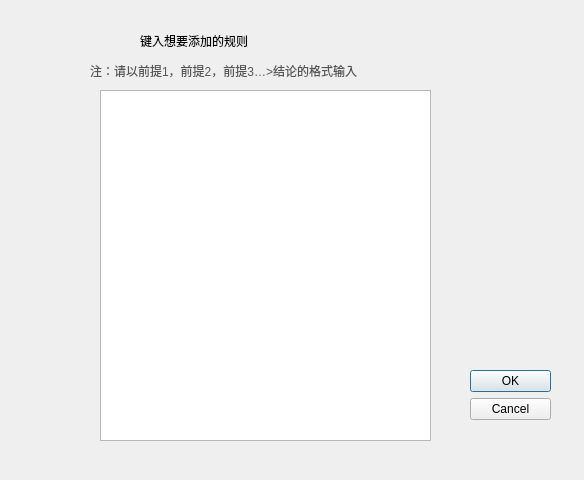
<?xml version="1.0" encoding="UTF-8"?>
<ui version="4.0">
 <class>Dialog</class>
 <widget class="QDialog" name="Dialog">
  <property name="geometry">
   <rect>
    <x>0</x>
    <y>0</y>
    <width>584</width>
    <height>480</height>
   </rect>
  </property>
  <property name="windowTitle">
   <string>Dialog</string>
  </property>
  <widget class="QDialogButtonBox" name="buttonBox">
   <property name="geometry">
    <rect>
     <x>470</x>
     <y>370</y>
     <width>81</width>
     <height>241</height>
    </rect>
   </property>
   <property name="orientation">
    <enum>Qt::Vertical</enum>
   </property>
   <property name="standardButtons">
    <set>QDialogButtonBox::Cancel|QDialogButtonBox::Ok</set>
   </property>
  </widget>
  <widget class="QLabel" name="label">
   <property name="geometry">
    <rect>
     <x>140</x>
     <y>10</y>
     <width>251</width>
     <height>61</height>
    </rect>
   </property>
   <property name="styleSheet">
    <string notr="true">font: 16pt &quot;方正颜宋简体&quot;;</string>
   </property>
   <property name="text">
    <string>键入想要添加的规则</string>
   </property>
  </widget>
  <widget class="QLabel" name="label_2">
   <property name="geometry">
    <rect>
     <x>90</x>
     <y>60</y>
     <width>351</width>
     <height>21</height>
    </rect>
   </property>
   <property name="styleSheet">
    <string notr="true">font: 9pt &quot;方正颜宋简体&quot;;
color: rgb(85, 85, 85);</string>
   </property>
   <property name="text">
    <string>注：请以前提1，前提2，前提3…&gt;结论的格式输入</string>
   </property>
  </widget>
  <widget class="QTextEdit" name="textEdit">
   <property name="geometry">
    <rect>
     <x>100</x>
     <y>90</y>
     <width>331</width>
     <height>351</height>
    </rect>
   </property>
  </widget>
 </widget>
 <resources/>
 <connections>
  <connection>
   <sender>buttonBox</sender>
   <signal>accepted()</signal>
   <receiver>Dialog</receiver>
   <slot>accept()</slot>
   <hints>
    <hint type="sourcelabel">
     <x>248</x>
     <y>254</y>
    </hint>
    <hint type="destinationlabel">
     <x>157</x>
     <y>274</y>
    </hint>
   </hints>
  </connection>
  <connection>
   <sender>buttonBox</sender>
   <signal>rejected()</signal>
   <receiver>Dialog</receiver>
   <slot>reject()</slot>
   <hints>
    <hint type="sourcelabel">
     <x>316</x>
     <y>260</y>
    </hint>
    <hint type="destinationlabel">
     <x>286</x>
     <y>274</y>
    </hint>
   </hints>
  </connection>
 </connections>
</ui>
